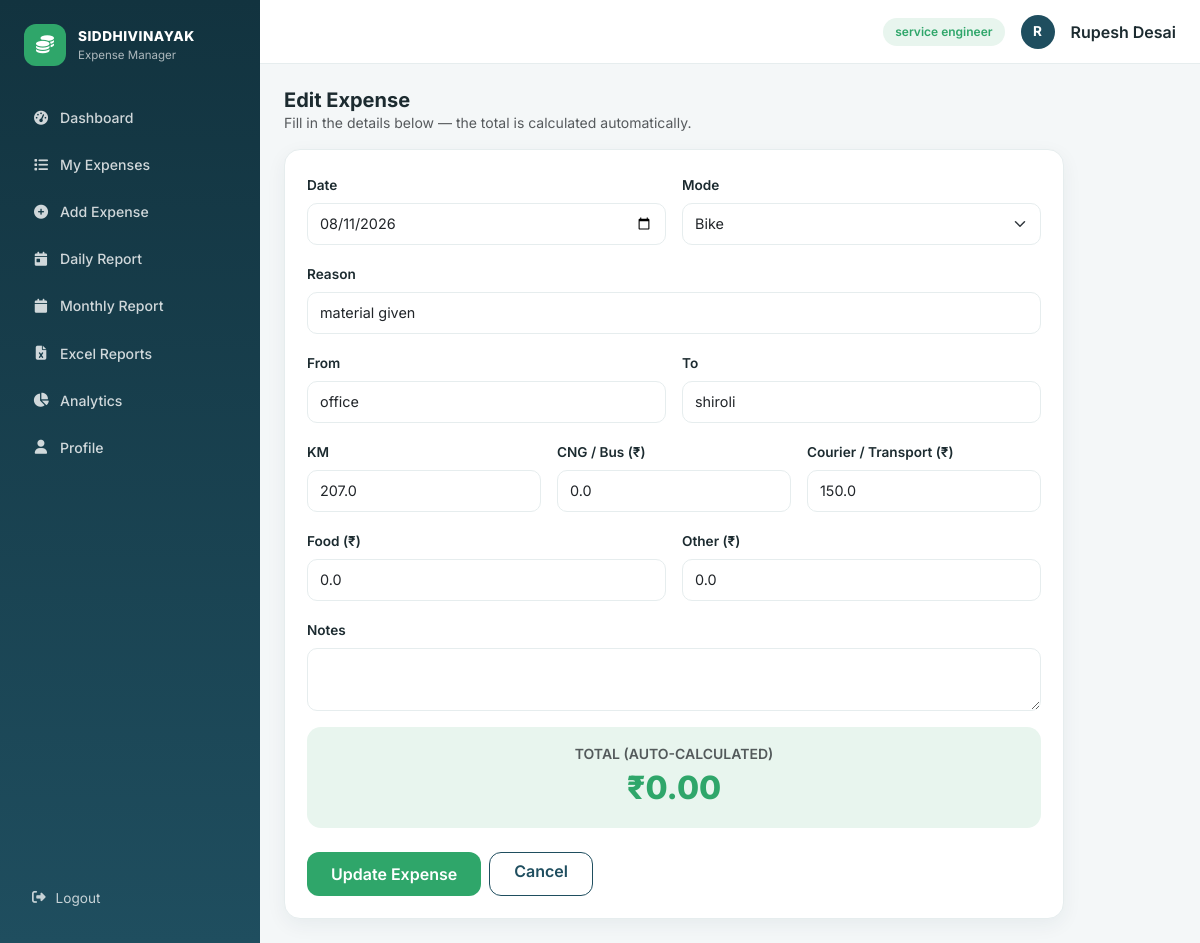
Screenshot of /edit-expense/1 (signed in) with the database file from the repository.
### models.py (models this page shows, shortened)
class Employee(UserMixin, db.Model):
    __tablename__ = "employees"
    id = db.Column(db.Integer, primary_key=True)
    employee_code = db.Column(db.String(20), unique=True, nullable=False)
    name = db.Column(db.String(120), nullable=False)
    email = db.Column(db.String(120), unique=True, nullable=False)
    mobile = db.Column(db.String(20))
    designation = db.Column(db.String(100))
    department = db.Column(db.String(100))
    password_hash = db.Column(db.String(255), nullable=False)
    joining_date = db.Column(db.Date, default=date.today)
    role = db.Column(db.String(20), default="employee")  # employee | admin
    is_blocked = db.Column(db.Boolean, default=False)
    created_at = db.Column(db.DateTime, default=datetime.utcnow)
    expenses = db.relationship(
        "Expense", backref="employee", lazy=True, cascade="all, delete-orphan"
    )
    @property
    def is_active(self):
        return not self.is_blocked
    @property
    def is_admin(self):
        return self.role == "admin"

class Expense(db.Model):
    __tablename__ = "expenses"
    id = db.Column(db.Integer, primary_key=True)
    employee_id = db.Column(db.Integer, db.ForeignKey("employees.id"), nullable=False)
    expense_date = db.Column(db.Date, nullable=False, default=date.today)
    reason = db.Column(db.String(255), nullable=False)
    mode = db.Column(db.String(20), nullable=False)  # Bike/Bus/Train/Car/Auto/Cab/Other
    from_location = db.Column(db.String(120))
    to_location = db.Column(db.String(120))
    other_amount = db.Column(db.Float, default=0)
    cng_bus_amount = db.Column(db.Float, default=0)
    km = db.Column(db.Float, default=0)
    courier_transport_amount = db.Column(db.Float, default=0)
    food_amount = db.Column(db.Float, default=0)
    km_rate = db.Column(db.Float, default=0)
    km_amount = db.Column(db.Float, default=0)
    total_amount = db.Column(db.Float, default=0)
    notes = db.Column(db.Text)
    created_at = db.Column(db.DateTime, default=datetime.utcnow)
    updated_at = db.Column(db.DateTime, default=datetime.utcnow, onupdate=datetime.utcnow)

### routes/employee.py (the view, shortened to what this page needs)
@employee_bp.route("/edit-expense/<int:expense_id>", methods=["GET", "POST"])
@login_required
def edit_expense(expense_id):
    expense = Expense.query.get_or_404(expense_id)
    if expense.employee_id != current_user.id and not current_user.is_admin:
        flash("You cannot edit this expense.", "danger")
        return redirect(url_for("employee.expenses"))
    return render_template("add_expense.html", expense=expense)

### templates/add_expense.html (shortened to what this page needs)
{% extends "base.html" %}
{% block content %}
<div class="mb-3">
  <h5 class="fw-bold mb-0">{{ 'Edit Expense' if expense else '+ Add Daily Expense' }}</h5>
  <div class="text-muted small">Fill in the details below — the total is calculated automatically.</div>
</div>
<div class="panel" style="max-width:780px;">
  <form method="POST" id="expenseForm">
    <div class="row g-3">
      <div class="col-md-6">
        <label class="form-label">Date</label>
        <input type="date" name="expense_date" class="form-control"
               value="{{ expense.expense_date.isoformat() if expense else '' }}" required>
      </div>
      <div class="col-md-6">
        <label class="form-label">Mode</label>
        <select name="mode" class="form-select" required>
          {% for m in ["Bike","Bus","Train","Car","Auto","Cab","Other"] %}
          <option value="{{ m }}" {{ 'selected' if expense and expense.mode == m }}>{{ m }}</option>
          {% endfor %}
        </select>
      </div>
      <div class="col-12">
        <label class="form-label">Reason</label>
        <input type="text" name="reason" class="form-control" placeholder="e.g. Shiroli Parcel"
               value="{{ expense.reason if expense else '' }}" required>
      </div>
      <div class="col-md-6">
        <label class="form-label">From</label>
        <input type="text" name="from_location" class="form-control" placeholder="e.g. Office"
               value="{{ expense.from_location if expense else '' }}">
      </div>
      <div class="col-md-6">
        <label class="form-label">To</label>
        <input type="text" name="to_location" class="form-control" placeholder="e.g. Shiroli"
               value="{{ expense.to_location if expense else '' }}">
      </div>
      <div class="col-md-4">
        <label class="form-label">KM</label>
        <input type="number" step="0.1" min="0" name="km" class="form-control"
               value="{{ expense.km if expense else '' }}">
      </div>
      <div class="col-md-4">
        <label class="form-label">CNG / Bus (₹)</label>
        <input type="number" step="0.01" min="0" name="cng_bus_amount" class="form-control"
               value="{{ expense.cng_bus_amount if expense else '' }}">
      </div>
      <div class="col-md-4">
        <label class="form-label">Courier / Transport (₹)</label>
        <input type="number" step="0.01" min="0" name="courier_transport_amount" class="form-control"
               value="{{ expense.courier_transport_amount if expense else '' }}">
      </div>
      <div class="col-md-6">
        <label class="form-label">Food (₹)</label>
        <input type="number" step="0.01" min="0" name="food_amount" class="form-control"
               value="{{ expense.food_amount if expense else '' }}">
      </div>
      <div class="col-md-6">
        <label class="form-label">Other (₹)</label>
        <input type="number" step="0.01" min="0" name="other_amount" class="form-control"
               value="{{ expense.other_amount if expense else '' }}">
      </div>
      <div class="col-12">
        <label class="form-label">Notes</label>
        <textarea name="notes" rows="2" class="form-control">{{ expense.notes if expense else '' }}</textarea>
      </div>
      <div class="col-12">
        <div class="total-preview">
          <div class="text-muted small fw-semibold text-uppercase">Total (Auto-Calculated)</div>
          <div class="amount" id="totalPreview">₹0.00</div>
        </div>
      </div>
    </div>
    <div class="d-flex gap-2 mt-4">
      <button type="submit" class="btn btn-brand px-4">{{ 'Update Expense' if expense else 'Save Expense' }}</button>
      <a href="{{ url_for('employee.expenses') }}" class="btn btn-outline-brand px-4">Cancel</a>
    </div>
  </form>
</div>
{% endblock %}

### templates/base.html (shortened to what this page needs)
<!DOCTYPE html>
<html lang="en">
<head>
<link href="https://cdn.jsdelivr.net/npm/bootstrap@5.3.3/dist/css/bootstrap.min.css" rel="stylesheet">
<link rel="stylesheet" href="https://cdnjs.cloudflare.com/ajax/libs/font-awesome/6.5.2/css/all.min.css">
<link rel="stylesheet" href="{{ url_for('static', filename='css/style.css') }}">
</head>
<body class="{% if current_user.is_authenticated %}has-shell{% endif %}">
{% if current_user.is_authenticated %}
<div class="app-shell">
  <aside class="sidebar d-none d-lg-flex flex-column">
    <div class="sidebar-brand">
      <div class="brand-mark"><i class="fa-solid fa-coins"></i></div>
      <div>
        <div class="brand-title">SIDDHIVINAYAK</div>
        <div class="brand-sub">Expense Manager</div>
      </div>
    </div>
    <nav class="sidebar-nav">
      {% if current_user.is_admin %}
        <a href="{{ url_for('admin.dashboard') }}" class="nav-link {{ 'active' if request.endpoint == 'admin.dashboard' }}"><i class="fa-solid fa-gauge-high"></i> Dashboard</a>
        <a href="{{ url_for('admin.employees') }}" class="nav-link {{ 'active' if request.endpoint and request.endpoint.startswith('admin.employ') }}"><i class="fa-solid fa-users"></i> Employees</a>
        <a href="{{ url_for('admin.all_expenses') }}" class="nav-link {{ 'active' if request.endpoint == 'admin.all_expenses' }}"><i class="fa-solid fa-receipt"></i> All Expenses</a>
        <a href="{{ url_for('admin.reports') }}" class="nav-link {{ 'active' if request.endpoint and request.endpoint.startswith('admin.reports') or request.endpoint == 'admin.employee_report' }}"><i class="fa-solid fa-chart-line"></i> Reports</a>
        <a href="{{ url_for('excel.export_all_employees') }}" class="nav-link"><i class="fa-solid fa-file-excel"></i> Excel Export</a>
        <a href="{{ url_for('admin.rates') }}" class="nav-link {{ 'active' if request.endpoint == 'admin.rates' }}"><i class="fa-solid fa-road"></i> KM Rates</a>
        <a href="{{ url_for('admin.settings') }}" class="nav-link {{ 'active' if request.endpoint == 'admin.settings' }}"><i class="fa-solid fa-gear"></i> Settings</a>
      {% else %}
        <a href="{{ url_for('employee.dashboard') }}" class="nav-link {{ 'active' if request.endpoint == 'employee.dashboard' }}"><i class="fa-solid fa-gauge-high"></i> Dashboard</a>
        <a href="{{ url_for('employee.expenses') }}" class="nav-link {{ 'active' if request.endpoint == 'employee.expenses' }}"><i class="fa-solid fa-list"></i> My Expenses</a>
        <a href="{{ url_for('employee.add_expense') }}" class="nav-link {{ 'active' if request.endpoint == 'employee.add_expense' }}"><i class="fa-solid fa-circle-plus"></i> Add Expense</a>
        <a href="{{ url_for('employee.daily_report') }}" class="nav-link {{ 'active' if request.endpoint == 'employee.daily_report' }}"><i class="fa-solid fa-calendar-day"></i> Daily Report</a>
        <a href="{{ url_for('employee.monthly_report') }}" class="nav-link {{ 'active' if request.endpoint == 'employee.monthly_report' }}"><i class="fa-solid fa-calendar"></i> Monthly Report</a>
        <a href="{{ url_for('excel.export_all') }}" class="nav-link"><i class="fa-solid fa-file-excel"></i> Excel Reports</a>
        <a href="{{ url_for('employee.analytics') }}" class="nav-link {{ 'active' if request.endpoint == 'employee.analytics' }}"><i class="fa-solid fa-chart-pie"></i> Analytics</a>
        <a href="{{ url_for('employee.profile') }}" class="nav-link {{ 'active' if request.endpoint == 'employee.profile' }}"><i class="fa-solid fa-user"></i> Profile</a>
      {% endif %}
    </nav>
    <a href="{{ url_for('auth.logout') }}" class="sidebar-logout"><i class="fa-solid fa-right-from-bracket"></i> Logout</a>
  </aside>
  <div class="main-col">
    <header class="topbar">
      <div class="ms-auto d-flex align-items-center gap-3">
        <span class="badge-role">{{ 'Administrator' if current_user.is_admin else current_user.designation }}</span>
        <div class="avatar-circle">{{ current_user.name[0] }}</div>
        <span class="d-none d-md-inline fw-semibold">{{ current_user.name }}</span>
      </div>
    </header>
    <main class="content-area pb-5 pb-lg-4">
      {% block content %}{% endblock %}
    </main>
  </div>
</div>
{% endif %}
</body>
</html>

### static/css/style.css (style rules this page uses)
:root { --brand-dark:#12333f; --brand:#1f4e5f; --brand-light:#2f7c8f; --accent:#2fa66a; --accent-soft:#e8f5ee; --bg:#f4f7f8; --card:#ffffff; --text:#1c2b30; --muted:#6b7c80; --border:#e6edee; --radius:16px; --shadow:0 6px 20px rgba(18,51,63,.06); }
* { box-sizing:border-box; }
body { font-family:'Inter',system-ui,-apple-system,sans-serif; background:var(--bg); color:var(--text); margin:0; }
.app-shell { display:flex;min-height:100vh; }
.sidebar { width:260px;flex-shrink:0; background:linear-gradient(180deg,var(--brand-dark),var(--brand)); color:#fff;padding:24px 18px; }
.sidebar-brand { display:flex;align-items:center;gap:12px;margin-bottom:30px;padding:0 6px; }
.brand-mark { width:42px;height:42px;border-radius:12px;background:var(--accent);display:flex;align-items:center;justify-content:center;font-size:18px; }
.brand-title { font-weight:800;font-size:.85rem;letter-spacing:.5px; }
.brand-sub { font-size:.72rem;color:rgba(255,255,255,.65); }
.sidebar-nav { display:flex;flex-direction:column;gap:4px;flex:1; }
.sidebar-nav .nav-link { color:rgba(255,255,255,.8); padding:11px 14px;border-radius:10px;font-size:.88rem;font-weight:500; display:flex;align-items:center;gap:10px;transition:.15s; }
.sidebar-nav .nav-link i { width:18px;text-align:center; }
.sidebar-logout { color:rgba(255,255,255,.75);padding:11px 14px;font-size:.85rem;text-decoration:none;display:flex;gap:10px;align-items:center; }
.main-col { flex:1;display:flex;flex-direction:column;min-width:0; }
.topbar { height:64px;background:var(--card);border-bottom:1px solid var(--border); display:flex;align-items:center;padding:0 24px;position:sticky;top:0;z-index:10; }
.badge-role { background:var(--accent-soft);color:var(--accent);font-size:.75rem;font-weight:600;padding:5px 12px;border-radius:20px; }
.avatar-circle { width:34px;height:34px;border-radius:50%;background:var(--brand);color:#fff;display:flex;align-items:center;justify-content:center;font-weight:700;font-size:.85rem; }
.content-area { padding:24px;max-width:1300px;width:100%;margin:0 auto; }
.panel { background:var(--card);border-radius:var(--radius);box-shadow:var(--shadow); border:1px solid var(--border);padding:22px; }
.btn-brand { background:var(--accent);border:none;color:#fff;font-weight:600; border-radius:12px;padding:10px 20px;transition:.15s; }
.btn-outline-brand { border:1.5px solid var(--brand);color:var(--brand);border-radius:12px;font-weight:600; }
.form-label { font-weight:600;font-size:.85rem; }
.form-control,.form-select { border-radius:10px;border:1px solid var(--border);padding:9px 12px;font-size:.9rem; }
.total-preview { background:var(--accent-soft);border-radius:14px;padding:16px 20px;text-align:center; }
.total-preview .amount { font-size:2rem;font-weight:800;color:var(--accent); }

### rows the page displays
Employee: role+designation "service engineer", name "R", name "Rupesh Desai"
Expense: expense_date "08/11/2026", reason "material given", from_location "office", to_location "shiroli", km "207.0", cng_bus_amount "0.0", courier_transport_amount "150.0", food_amount "0.0", other_amount "0.0"

### other values shown
{{ 'Edit Expense' if expense else '+ Add Daily Expense' }} "Edit Expense"
{{ 'Update Expense' if expense else 'Save Expense' }} "Update Expense"
form field mode "Bike"
